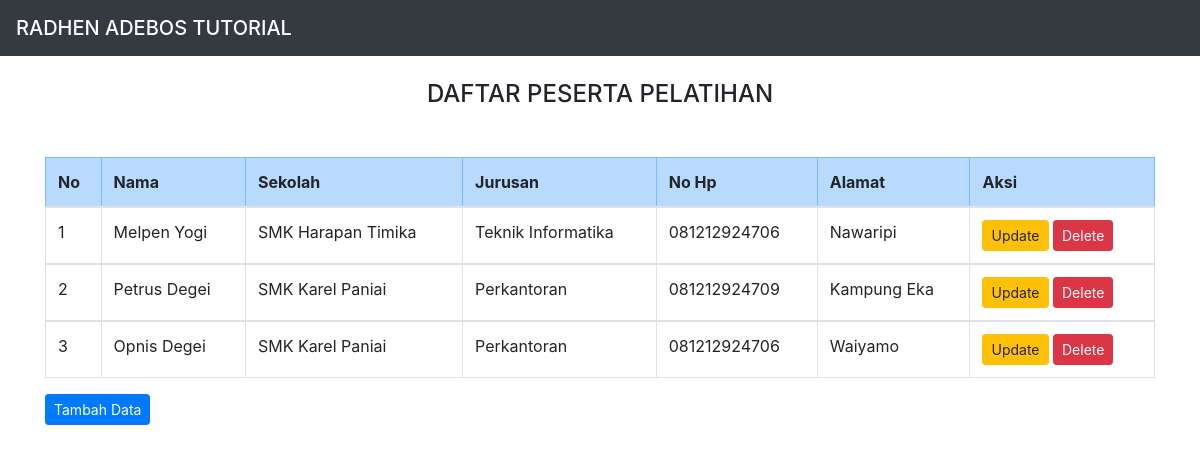
The page / on the database its author committed.
### tables this page shows
CREATE TABLE `peserta` (
  `id_peserta` int(11) NOT NULL,
  `nama` varchar(50) NOT NULL,
  `sekolah` varchar(50) NOT NULL,
  `jurusan` varchar(50) NOT NULL,
  `no_hp` char(13) NOT NULL,
  `alamat` varchar(50) NOT NULL
);

### index.php (the view, shortened to what this page needs)
<!DOCTYPE html>
<html>
<head>
<link rel="stylesheet" href="https://cdn.jsdelivr.net/npm/bootstrap@4.6.1/dist/css/bootstrap.min.css">
</head>
<body>
    <nav class="text-center navbar navbar-dark bg-dark">
            <span class="navbar-brand mb-0 h1">RADHEN ADEBOS TUTORIAL</span>
    </nav>
<div class="container">
    <br>
    <h4><center>DAFTAR PESERTA PELATIHAN</center></h4>
     <tr class="table-danger">
            <br>
        <thead>
        <tr>
       <table class="my-3 table table-bordered">
            <tr class="table-primary">
            <th>No</th>
            <th>Nama</th>
            <th>Sekolah</th>
            <th>Jurusan</th>
            <th>No Hp</th>
            <th>Alamat</th>
            <th colspan='2'>Aksi</th>
        </tr>
        </thead>
        <?php
        include "koneksi.php";
        $sql="select * from peserta order by id_peserta desc";
        $hasil=mysqli_query($kon,$sql);
        $no=0;
        while ($data = mysqli_fetch_array($hasil)) {
            $no++;
            ?>
            <tbody>
            <tr>
                <td><?php echo $no;?></td>
                <td><?php echo $data["nama"]; ?></td>
                <td><?php echo $data["sekolah"];   ?></td>
                <td><?php echo $data["jurusan"];   ?></td>
                <td><?php echo $data["no_hp"];   ?></td>
                <td><?php echo $data["alamat"];   ?></td>
                <td>
                    <a href="update.php?id_peserta=<?php echo htmlspecialchars($data['id_peserta']); ?>" class="btn btn-warning btn-sm" role="button">Update</a>
                    <a href="<?php echo htmlspecialchars($_SERVER["PHP_SELF"]);?>?id_peserta=<?php echo $data['id_peserta']; ?>" class="btn btn-danger btn-sm" role="button">Delete</a>
                </td>
            </tr>
            </tbody>
            <?php
        }
        ?>
    <a href="create.php" class="btn btn-primary btn-sm" role="button">Tambah Data</a>
</div>
</body>
</html>

### rows shown on the page
peserta: nama "Melpen Yogi", sekolah "SMK Harapan Timika", jurusan "Teknik Informatika", no_hp "081212924706", alamat "Nawaripi"
peserta: nama "Petrus Degei", sekolah "SMK Karel Paniai", jurusan "Perkantoran", no_hp "081212924709", alamat "Kampung Eka"
peserta: nama "Opnis Degei", sekolah "SMK Karel Paniai", jurusan "Perkantoran", no_hp "081212924706", alamat "Waiyamo"
